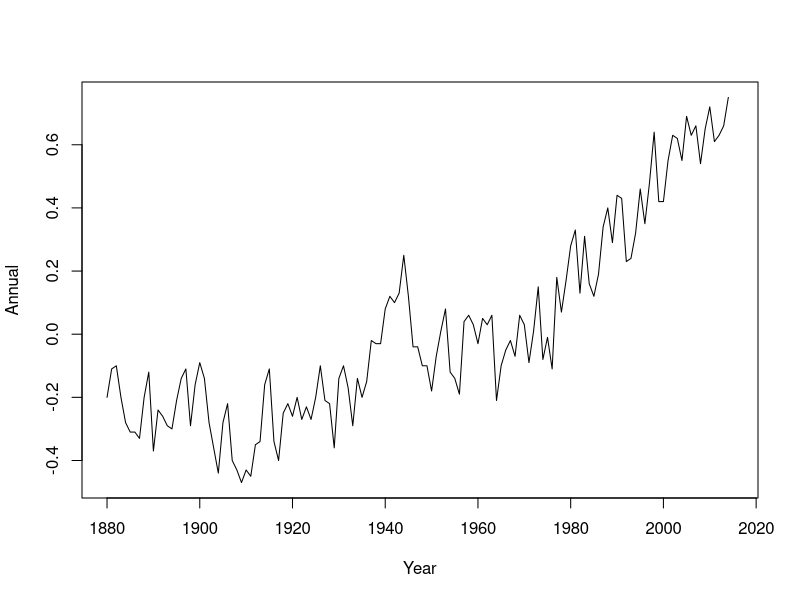
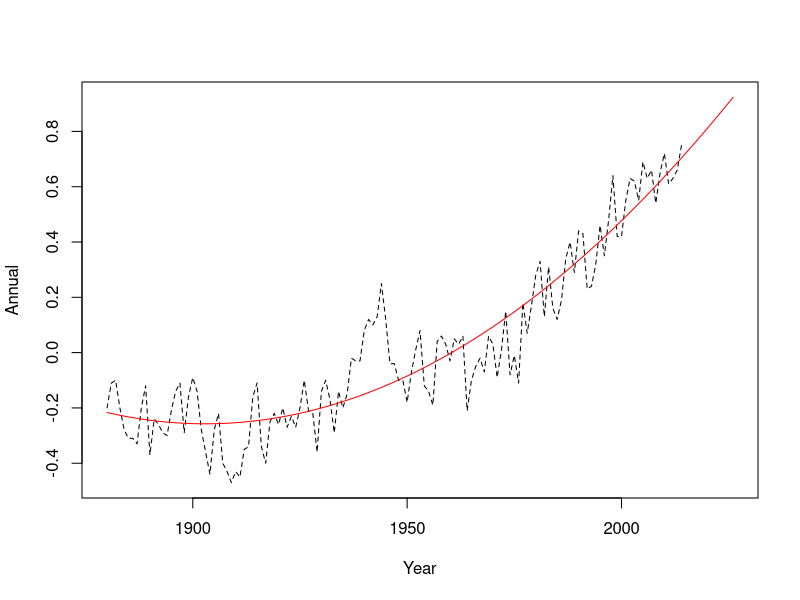
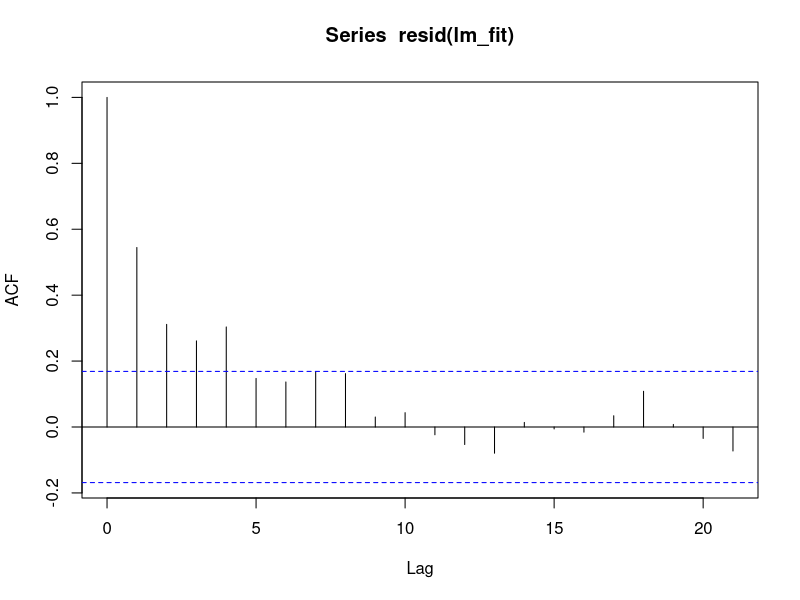

These figures' R source, in order:
## ----opts,include=FALSE,cache=FALSE--------------------------------------
options(
  keep.source=TRUE,
  encoding="UTF-8"
)

## ----data----------------------------------------------------------------
global_temp <- read.table("Global_Temperature.txt",header=TRUE)
str(global_temp)

## ----data_plot-----------------------------------------------------------
plot(Annual~Year,data=global_temp,ty="l")

## ----glob_temp_lm--------------------------------------------------------
lm_fit <- lm(Annual~Year+I(Year^2),data=global_temp)
summary(lm_fit)

## ----glob_temp_lm_plot---------------------------------------------------
yr <- 1880:2026
Z <- cbind(1,yr,yr^2)
beta <- coef(lm_fit)
prediction <- Z%*%beta
plot(Annual~Year,data=global_temp,ty="l",xlim=range(yr),ylim=range(c(global_temp$Annual,prediction),na.rm=TRUE),lty="dashed")
lines(x=yr,y=prediction,col="red")

## ----acf_global_temp-----------------------------------------------------
acf(resid(lm_fit))

